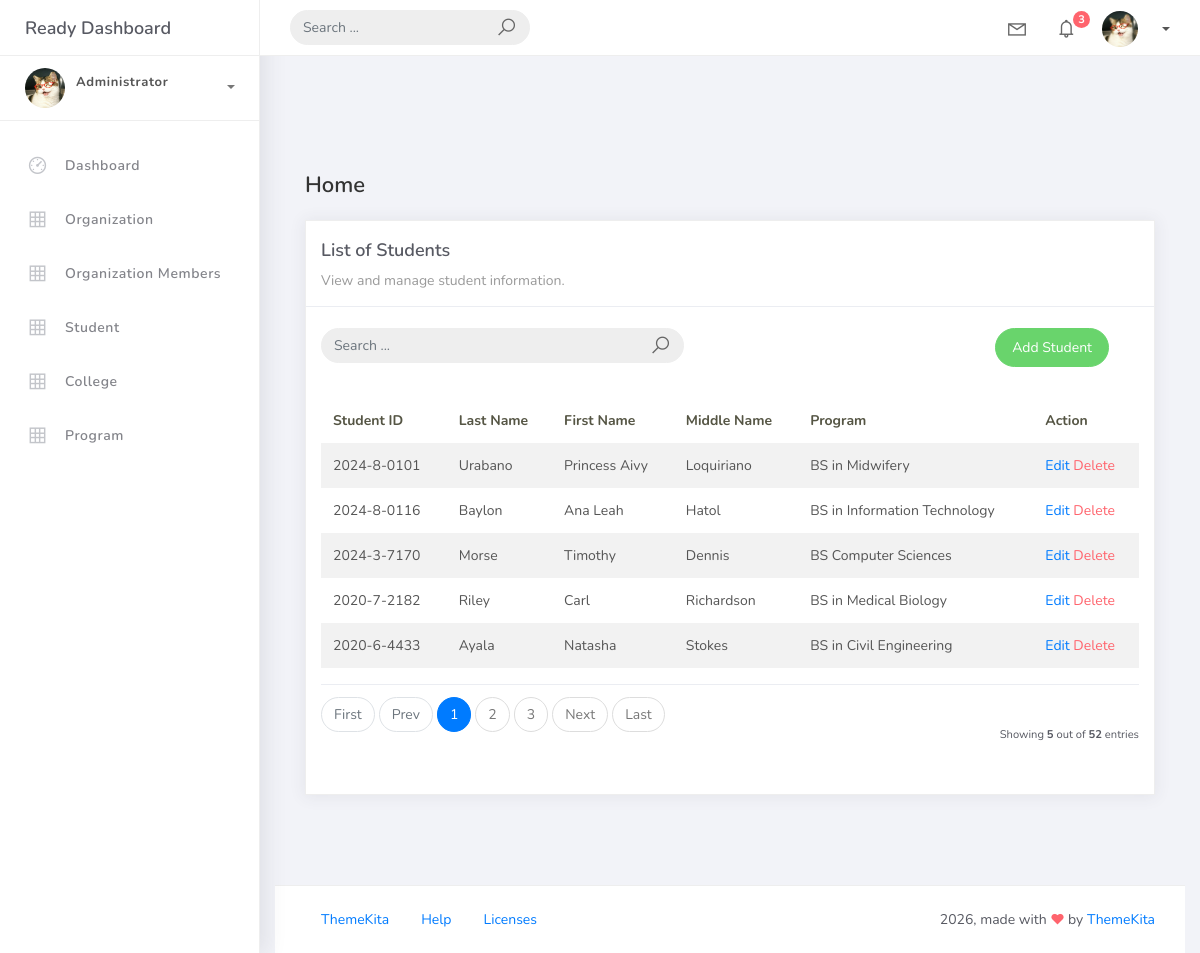
/student_list, run on an earlier commit of the app's database.
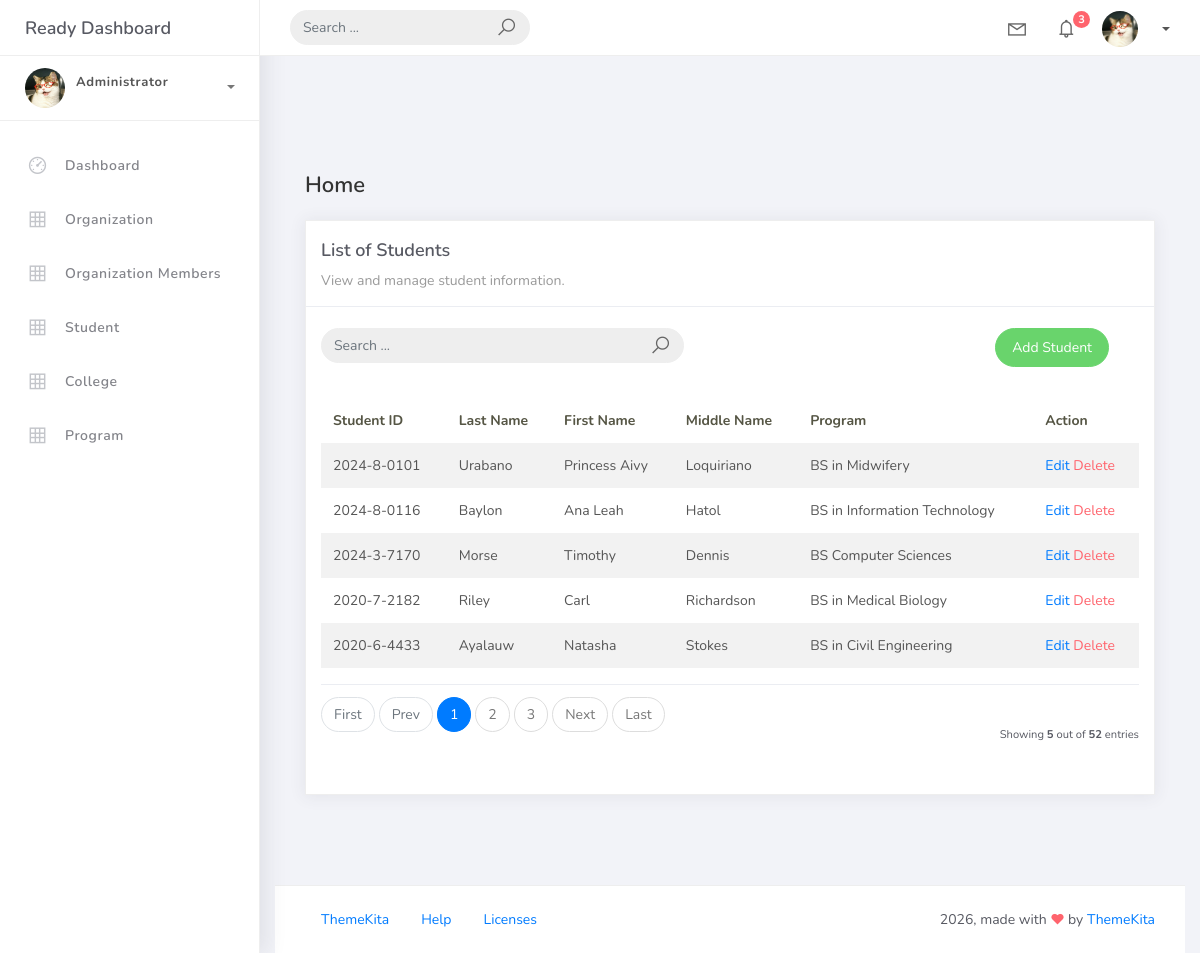
And on a later commit of the database.
### studentorg/models.py (models this page shows, shortened)
class BaseModel(models.Model):
    created_at = models.DateTimeField(auto_now_add=True, db_index=True)
    updated_at = models.DateTimeField(auto_now=True)
    class Meta:
     abstract = True

class Student(BaseModel):
    student_id = models.CharField(max_length=15)
    lastname = models.CharField(max_length=25)
    firstname = models.CharField(max_length=25)
    middlename = models.CharField(max_length=25, blank=True, null=True)
    program = models.ForeignKey(Program, on_delete=models.CASCADE)

class Program(BaseModel):
    prog_name = models.CharField(max_length=150)
    college = models.ForeignKey(College, on_delete=models.CASCADE)
    def __str__(self):
     return self.prog_name

### studentorg/views.py (the view, shortened to what this page needs)
# urls.py: path("student_list", views.StudentListView.as_view(), name="student-list"),
class StudentListView(ListView):
    model = Student
    context_object_name = "student"
    template_name = "stu_list.html"
    paginate_by = 5
    def get_queryset(self):
            qs = super().get_queryset()
            query = self.request.GET.get("q")
            return qs

### templates/stu_list.html
{% extends 'base.html' %}
{% load static %}
{% block content %}
<div class="content">
    <div class="container-fluid">
        <h4 class="page-title">Home</h4>
        <div class="row">
            <div class="col-md-12">
                <div class="card">
                    <div class="card-header">
                        <div class="card-title">List of Students</div>
                        <div class="card-category">View and manage student information.</div>
                    </div>
                    <br />
                    <div class="col-md-12 row">
                        <div class="col-md-6">
                            <form class="navbar-left navbar-form nav-search mr-md-3" action="{% url "student-list" %}">
                                <div class="input-group">
                                    <input type="text" placeholder="Search ..." class="form-control" name="q" />
                                    <div class="input-group-append">
                                        <span class="input-group-text">
                                            <i class="la la-search search-icon"></i>
                                        </span>
                                    </div>
                                </div>
                            </form>
                        </div>
                        <div class="col-md-6">
                            <div class="pull-right">
                                <a href="{% url 'student-add' %}" class="btn btn-success btn-rounded">
                                    Add Student
                                </a>
                            </div>
                        </div>
                    </div>
                    <div class="card-body">
                        <table class="table table-striped mt-3">
                            <thead>
                                <tr>
                                    <th scope="col">Student ID</th>
                                    <th scope="col">Last Name</th>
                                    <th scope="col">First Name</th>
                                    <th scope="col">Middle Name</th>
                                    <th scope="col">Program</th>
                                    <th scope="col">Action</th>
                                </tr>
                            </thead>
                            <tbody>
                                {% for object in object_list %}
                                <tr>
                                    <td>{{ object.student_id }}</td>
                                    <td>{{ object.lastname }}</td>
                                    <td>{{ object.firstname }}</td>
                                    <td>{{ object.middlename }}</td>
                                    <td>{{ object.program }}</td>
                                    <td>
                                        <a href="student_list/{{ object.id }}">Edit</a>
                                        <a href="student_list/{{ object.id }}/delete" class="text-danger">Delete</a>
                                    </td>
                                </tr>
                                {% empty %}
                                <tr>
                                    <td colspan="6" style="text-align: center">
                                        <p class="text-sm font-weight-bold mb-0">No Records Found</p>
                                    </td>
                                </tr>
                                {% endfor %}
                            </tbody>
                        </table>
                        {% include 'includes/pagination.html' %}
                    </div>
                </div>
            </div>
        </div>
    </div>
</div>
{% endblock %}

What changed in the data, as far as the page shows it:
changed Student "Natasha": lastname "Ayala" → "Ayalauw"
